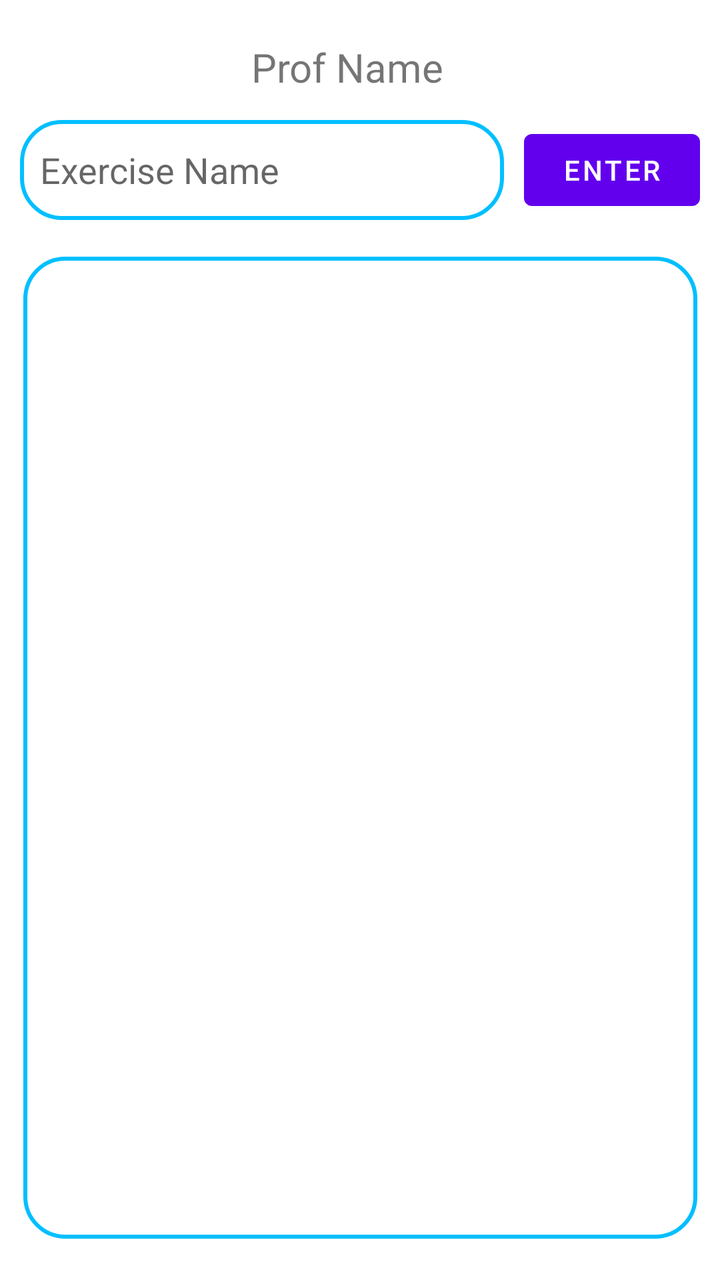
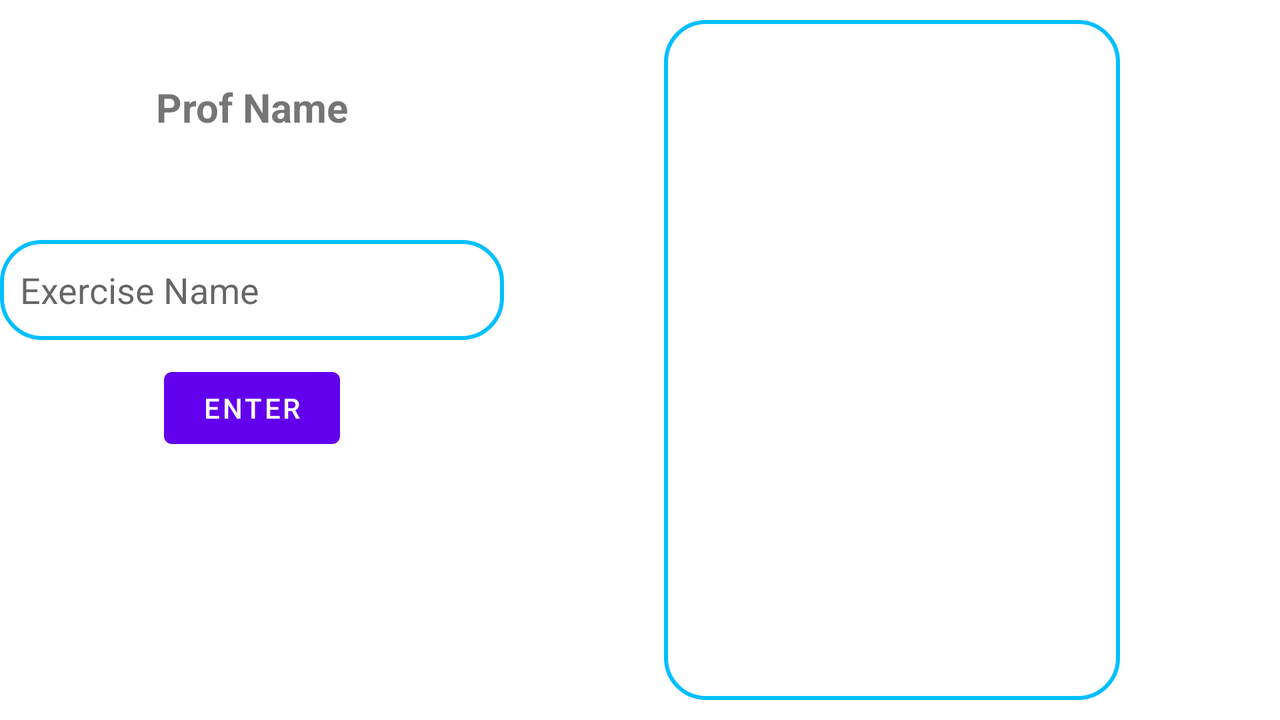

Compare how this app lays out the same screen by default and in its alternative resource folder. The renders come first, then the two layout files and the values they reference.
<!-- AndroidManifest.xml: application theme Theme.MPQueraApp -->
<!-- res/layout/activity_course_page.xml -->
<?xml version="1.0" encoding="utf-8"?>
<androidx.constraintlayout.widget.ConstraintLayout xmlns:android="http://schemas.android.com/apk/res/android"
    xmlns:app="http://schemas.android.com/apk/res-auto"
    xmlns:tools="http://schemas.android.com/tools"
    android:layout_width="match_parent"
    android:layout_height="match_parent"
    tools:context=".view.coursePage.CoursePageActivity">

    <Button
        android:id="@+id/enterButtonCoursePage"
        android:layout_width="wrap_content"
        android:layout_height="wrap_content"

        android:layout_marginEnd="10dp"
        android:text="Enter"
        app:layout_constraintBottom_toBottomOf="@+id/exerciseNameInput"
        app:layout_constraintEnd_toEndOf="parent"
        app:layout_constraintStart_toEndOf="@+id/exerciseNameInput"
        app:layout_constraintTop_toTopOf="@+id/exerciseNameInput" />

    <com.google.android.material.textfield.TextInputEditText
        android:id="@+id/exerciseNameInput"
        android:layout_width="0dp"
        android:layout_height="50dp"
        android:layout_marginStart="10dp"
        android:layout_marginTop="10dp"
        android:layout_marginEnd="10dp"
        android:background="@drawable/edit_text_bg"
        android:hint="Exercise Name"
        android:minHeight="48dp"
        android:padding="10dp"
        app:layout_constraintEnd_toStartOf="@id/enterButtonCoursePage"
        app:layout_constraintStart_toStartOf="parent"
        app:layout_constraintTop_toBottomOf="@+id/profNameTextView">

    </com.google.android.material.textfield.TextInputEditText>

    <androidx.recyclerview.widget.RecyclerView
        android:id="@+id/exercisesRecyclerView"
        android:layout_width="337dp"
        android:layout_height="491dp"
        android:layout_marginTop="10dp"
        android:background="@drawable/edit_text_bg"
        android:padding="10dp"
        app:layout_constraintBottom_toBottomOf="parent"
        app:layout_constraintEnd_toEndOf="parent"
        app:layout_constraintStart_toStartOf="parent"
        app:layout_constraintTop_toBottomOf="@id/exerciseNameInput"
        app:layout_constraintVertical_bias="0.286" />

    <TextView
        android:id="@+id/profNameTextView"
        android:layout_width="109dp"
        android:layout_height="30dp"
        android:layout_marginTop="20dp"
        android:text="Prof Name"
        android:textSize="20sp"
        app:layout_constraintEnd_toEndOf="parent"
        app:layout_constraintStart_toStartOf="parent"
        app:layout_constraintTop_toTopOf="parent" />

</androidx.constraintlayout.widget.ConstraintLayout>
<!-- resources referenced by this layout -->
<resources>
  <!-- drawable edit_text_bg (drawable) -->
  <?xml version="1.0" encoding="utf-8"?>
  <shape xmlns:android="http://schemas.android.com/apk/res/android">
  
      <corners android:radius="20dp"/>
      <corners android:bottomRightRadius="20dp"/>
      <corners android:bottomLeftRadius="20dp"/>
      <stroke android:width="2dp"
          android:color="@color/queraBlue"/>
  </shape>
  <style name="Theme.MPQueraApp" parent="Theme.MaterialComponents.DayNight.NoActionBar">
          
          <item name="colorPrimary">@color/purple_500</item>
          <item name="colorPrimaryVariant">@color/purple_700</item>
          <item name="colorOnPrimary">@color/white</item>
          
          <item name="colorSecondary">@color/teal_200</item>
          <item name="colorSecondaryVariant">@color/teal_700</item>
          <item name="colorOnSecondary">@color/black</item>
          
          <item name="android:statusBarColor" tools:targetApi="l">?attr/colorPrimaryVariant</item>
          
      </style>
  <color name="queraBlue">#00bfff</color>
  <color name="purple_500">#FF6200EE</color>
  <color name="purple_700">#FF3700B3</color>
  <color name="white">#FFFFFFFF</color>
  <color name="teal_200">#FF03DAC5</color>
  <color name="teal_700">#FF018786</color>
  <color name="black">#FF000000</color>
</resources>
<!-- res/layout-land/activity_course_page.xml (the repository's variant of the layout above) -->
<!-- drawn on the phone turned sideways -->
<?xml version="1.0" encoding="utf-8"?>
<androidx.constraintlayout.widget.ConstraintLayout xmlns:android="http://schemas.android.com/apk/res/android"
    xmlns:app="http://schemas.android.com/apk/res-auto"
    xmlns:tools="http://schemas.android.com/tools"
    android:layout_width="match_parent"
    android:layout_height="match_parent"
    tools:context=".view.coursePage.CoursePageActivity">

    <Button
        android:id="@+id/enterButtonCoursePage"
        android:layout_width="wrap_content"
        android:layout_height="wrap_content"

        android:layout_marginTop="10dp"
        android:text="Enter"
        app:layout_constraintEnd_toEndOf="@+id/exerciseNameInput"
        app:layout_constraintStart_toStartOf="@+id/exerciseNameInput"
        app:layout_constraintTop_toBottomOf="@+id/exerciseNameInput" />

    <com.google.android.material.textfield.TextInputEditText
        android:id="@+id/exerciseNameInput"
        android:layout_width="252dp"
        android:layout_height="50dp"
        android:layout_marginTop="50dp"
        android:background="@drawable/edit_text_bg"
        android:hint="Exercise Name"
        android:maxLines="1"
        android:minHeight="48dp"
        android:padding="10dp"
        app:layout_constraintTop_toBottomOf="@+id/profNameTextView"
        tools:layout_editor_absoluteX="10dp">

    </com.google.android.material.textfield.TextInputEditText>

    <androidx.recyclerview.widget.RecyclerView
        android:id="@+id/exercisesRecyclerView"
        android:layout_width="0dp"
        android:layout_height="0dp"
        android:layout_marginStart="80dp"
        android:layout_marginTop="10dp"
        android:layout_marginEnd="80dp"
        android:layout_marginBottom="10dp"
        android:background="@drawable/edit_text_bg"
        android:padding="10dp"
        app:layout_constraintBottom_toBottomOf="parent"
        app:layout_constraintEnd_toEndOf="parent"
        app:layout_constraintStart_toEndOf="@+id/exerciseNameInput"
        app:layout_constraintTop_toTopOf="parent" />

    <TextView
        android:id="@+id/profNameTextView"
        android:layout_width="0dp"
        android:layout_height="30dp"
        android:layout_marginTop="40dp"
        android:text="Prof Name"
        android:textAlignment="center"
        android:textSize="20sp"
        android:textStyle="bold"
        app:layout_constraintEnd_toEndOf="@+id/exerciseNameInput"
        app:layout_constraintStart_toStartOf="@+id/exerciseNameInput"
        app:layout_constraintTop_toTopOf="parent" />

</androidx.constraintlayout.widget.ConstraintLayout>
